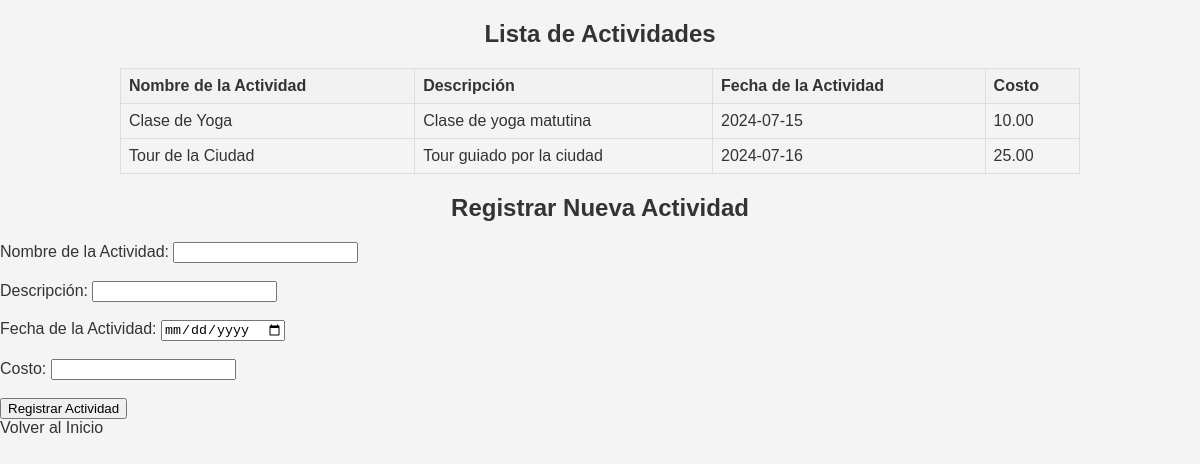
The page /actividades.php on the database its author committed.
### tables this page shows
CREATE TABLE actividad (
    actividad_id INT AUTO_INCREMENT PRIMARY KEY,
    nombre_actividad VARCHAR(100) NOT NULL,
    descripcion TEXT,
    fecha_actividad DATE NOT NULL,
    costo DECIMAL(10, 2) NOT NULL
);

### actividades.php (the view, shortened to what this page needs)
<!DOCTYPE html>
<html lang="es">
<head>
    <link rel="stylesheet" href="style.css">
</head>
<body>
    <h2>Lista de Actividades</h2>
    <table>
        <tr>
            <th>Nombre de la Actividad</th>
            <th>Descripción</th>
            <th>Fecha de la Actividad</th>
            <th>Costo</th>
        </tr>
        <?php
        $servername = "localhost";
        $username = "root";
        $password = "";
        $dbname = "gestion_hotel";
        $conn = new mysqli($servername, $username, $password, $dbname);
        $sql = "SELECT nombre_actividad, descripcion, fecha_actividad, costo FROM actividad";
        $result = $conn->query($sql);
        if ($result->num_rows > 0) {
            while($row = $result->fetch_assoc()) {
                echo "<tr><td>" . $row["nombre_actividad"]. "</td><td>" . $row["descripcion"]. "</td><td>" . $row["fecha_actividad"]. "</td><td>" . $row["costo"]. "</td></tr>";
            }
        } else {
            echo "<tr><td colspan='4'>No hay actividades</td></tr>";
        }
        ?>
    </table>
    <h2>Registrar Nueva Actividad</h2>
    <form action="registrar_actividad.php" method="POST">
        <label for="nombre_actividad">Nombre de la Actividad:</label>
        <input type="text" id="nombre_actividad" name="nombre_actividad" required><br><br>
        <label for="descripcion">Descripción:</label>
        <input type="text" id="descripcion" name="descripcion"><br><br>
        <label for="fecha_actividad">Fecha de la Actividad:</label>
        <input type="date" id="fecha_actividad" name="fecha_actividad" required><br><br>
        <label for="costo">Costo:</label>
        <input type="text" id="costo" name="costo" required><br><br>
        <input type="submit" value="Registrar Actividad">
    </form>
    <a href="index.php">Volver al Inicio</a>
</body>
</html>

### style.css (style rules this page uses)
body { font-family: Arial, sans-serif; background-color: #f4f4f4; color: #333; margin: 0; padding: 0; }
h1, h2 { text-align: center; }
a { text-decoration: none; color: #333; }
table { margin: 20px auto; border-collapse: collapse; width: 80%; }
table, th, td { border: 1px solid #ddd; }
th, td { padding: 8px; text-align: left; }
th { background-color: #f2f2f2; }

### rows shown on the page
actividad: nombre_actividad "Clase de Yoga", descripcion "Clase de yoga matutina", fecha_actividad "2024-07-15", costo "10.00"
actividad: nombre_actividad "Tour de la Ciudad", descripcion "Tour guiado por la ciudad", fecha_actividad "2024-07-16", costo "25.00"
